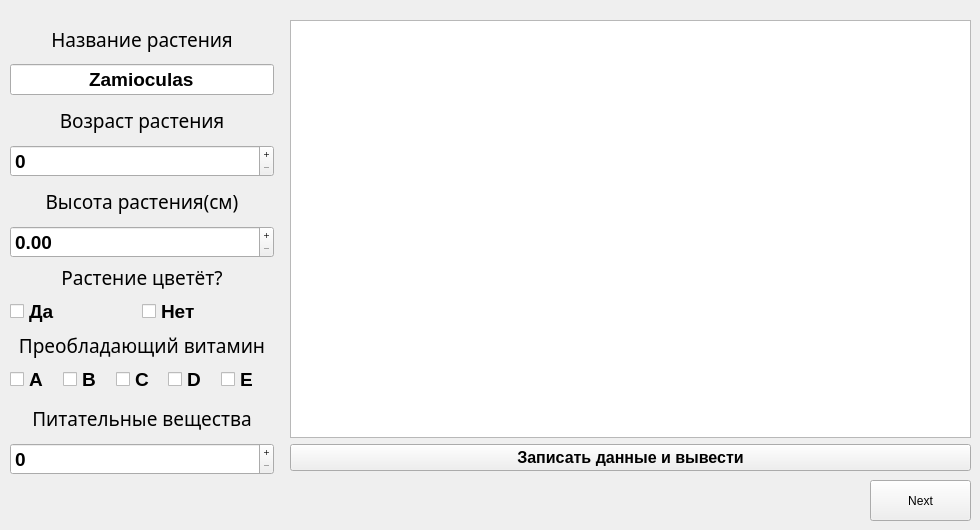
    <widget class="QWidget" name="page_4">
     <widget class="QWidget" name="verticalLayoutWidget_13">
      <property name="geometry">
       <rect>
        <x>10</x>
        <y>20</y>
        <width>264</width>
        <height>455</height>
       </rect>
      </property>
      <layout class="QGridLayout" name="gridLayout_2">
       <property name="leftMargin">
        <number>0</number>
       </property>
       <item row="0" column="0">
        <layout class="QVBoxLayout" name="verticalLayout_26">
         <item>
          <widget class="QLabel" name="label_22">
           <property name="font">
            <font>
             <family>Waree</family>
             <pointsize>14</pointsize>
             <bold>false</bold>
            </font>
           </property>
           <property name="text">
            <string>Название растения</string>
           </property>
           <property name="alignment">
            <set>Qt::AlignCenter</set>
           </property>
          </widget>
         </item>
         <item>
          <widget class="QLineEdit" name="nameEdit_4">
           <property name="font">
            <font>
             <pointsize>14</pointsize>
             <bold>true</bold>
            </font>
           </property>
           <property name="text">
            <string>Zamioculas</string>
           </property>
           <property name="alignment">
            <set>Qt::AlignCenter</set>
           </property>
           <property name="readOnly">
            <bool>true</bool>
           </property>
          </widget>
         </item>
        </layout>
       </item>
       <item row="1" column="0">
        <layout class="QVBoxLayout" name="verticalLayout_27">
         <item>
          <widget class="QLabel" name="label_23">
           <property name="font">
            <font>
             <family>Waree</family>
             <pointsize>14</pointsize>
             <bold>false</bold>
            </font>
           </property>
           <property name="text">
            <string>Возраст растения</string>
           </property>
           <property name="alignment">
            <set>Qt::AlignCenter</set>
           </property>
          </widget>
         </item>
         <item>
          <widget class="QSpinBox" name="ageBox_4">
           <property name="font">
            <font>
             <pointsize>14</pointsize>
             <bold>true</bold>
            </font>
           </property>
           <property name="buttonSymbols">
            <enum>QAbstractSpinBox::PlusMinus</enum>
           </property>
           <property name="maximum">
            <number>9999</number>
           </property>
          </widget>
         </item>
        </layout>
       </item>
       <item row="2" column="0">
        <layout class="QVBoxLayout" name="verticalLayout_28">
         <item>
          <widget class="QLabel" name="label_24">
           <property name="font">
            <font>
             <family>Waree</family>
             <pointsize>14</pointsize>
             <bold>false</bold>
            </font>
           </property>
           <property name="text">
            <string>Высота растения(см)</string>
           </property>
           <property name="alignment">
            <set>Qt::AlignCenter</set>
           </property>
          </widget>
         </item>
         <item>
          <widget class="QDoubleSpinBox" name="heightBox_4">
           <property name="font">
            <font>
             <pointsize>14</pointsize>
             <bold>true</bold>
            </font>
           </property>
           <property name="buttonSymbols">
            <enum>QAbstractSpinBox::PlusMinus</enum>
           </property>
           <property name="maximum">
            <double>99999.990000000005239</double>
           </property>
          </widget>
         </item>
        </layout>
       </item>
       <item row="3" column="0">
        <layout class="QVBoxLayout" name="verticalLayout_29">
         <item>
          <widget class="QLabel" name="label_25">
           <property name="sizePolicy">
            <sizepolicy hsizetype="Preferred" vsizetype="Fixed">
             <horstretch>0</horstretch>
             <verstretch>0</verstretch>
            </sizepolicy>
           </property>
           <property name="font">
            <font>
             <family>Waree</family>
             <pointsize>14</pointsize>
             <bold>false</bold>
            </font>
           </property>
           <property name="text">
            <string>Растение цветёт?</string>
           </property>
           <property name="alignment">
            <set>Qt::AlignCenter</set>
           </property>
          </widget>
         </item>
         <item>
          <layout class="QHBoxLayout" name="horizontalLayout_7">
           <property name="spacing">
            <number>0</number>
           </property>
           <property name="sizeConstraint">
            <enum>QLayout::SetDefaultConstraint</enum>
           </property>
           <item>
            <widget class="QCheckBox" name="yesBox_4">
             <property name="sizePolicy">
              <sizepolicy hsizetype="Minimum" vsizetype="Fixed">
               <horstretch>0</horstretch>
               <verstretch>0</verstretch>
              </sizepolicy>
             </property>
             <property name="font">
              <font>
               <pointsize>14</pointsize>
               <bold>true</bold>
              </font>
             </property>
             <property name="text">
              <string>Да</string>
             </property>
             <attribute name="buttonGroup">
              <string notr="true">buttonGroup_7</string>
             </attribute>
            </widget>
           </item>
           <item>
            <widget class="QCheckBox" name="noBox_4">
             <property name="sizePolicy">
              <sizepolicy hsizetype="Preferred" vsizetype="Fixed">
               <horstretch>0</horstretch>
               <verstretch>0</verstretch>
              </sizepolicy>
             </property>
             <property name="font">
              <font>
               <pointsize>14</pointsize>
               <bold>true</bold>
              </font>
             </property>
             <property name="text">
              <string>Нет</string>
             </property>
             <attribute name="buttonGroup">
              <string notr="true">buttonGroup_7</string>
             </attribute>
            </widget>
           </item>
          </layout>
         </item>
        </layout>
       </item>
       <item row="4" column="0">
        <layout class="QVBoxLayout" name="verticalLayout_30">
         <item>
          <widget class="QLabel" name="label_26">
           <property name="sizePolicy">
            <sizepolicy hsizetype="Preferred" vsizetype="Fixed">
             <horstretch>0</horstretch>
             <verstretch>0</verstretch>
            </sizepolicy>
           </property>
           <property name="font">
            <font>
             <family>Waree</family>
             <pointsize>14</pointsize>
             <bold>false</bold>
            </font>
           </property>
           <property name="text">
            <string>Преобладающий витамин</string>
           </property>
           <property name="alignment">
            <set>Qt::AlignCenter</set>
           </property>
          </widget>
         </item>
         <item>
          <layout class="QHBoxLayout" name="horizontalLayout_8">
           <property name="spacing">
            <number>0</number>
           </property>
           <property name="sizeConstraint">
            <enum>QLayout::SetDefaultConstraint</enum>
           </property>
           <item>
            <widget class="QCheckBox" name="aBox_4">
             <property name="sizePolicy">
              <sizepolicy hsizetype="Minimum" vsizetype="Fixed">
               <horstretch>0</horstretch>
               <verstretch>0</verstretch>
              </sizepolicy>
             </property>
             <property name="font">
              <font>
               <pointsize>14</pointsize>
               <bold>true</bold>
              </font>
             </property>
             <property name="text">
              <string>A</string>
             </property>
             <attribute name="buttonGroup">
              <string notr="true">buttonGroup_8</string>
             </attribute>
            </widget>
           </item>
           <item>
            <widget class="QCheckBox" name="bBox_4">
             <property name="sizePolicy">
              <sizepolicy hsizetype="Minimum" vsizetype="Fixed">
               <horstretch>0</horstretch>
               <verstretch>0</verstretch>
              </sizepolicy>
             </property>
             <property name="font">
              <font>
               <pointsize>14</pointsize>
               <bold>true</bold>
              </font>
             </property>
             <property name="text">
              <string>B</string>
             </property>
             <attribute name="buttonGroup">
              <string notr="true">buttonGroup_8</string>
             </attribute>
            </widget>
           </item>
           <item>
            <widget class="QCheckBox" name="cBox_4">
             <property name="sizePolicy">
              <sizepolicy hsizetype="Minimum" vsizetype="Fixed">
               <horstretch>0</horstretch>
               <verstretch>0</verstretch>
              </sizepolicy>
             </property>
             <property name="font">
              <font>
               <pointsize>14</pointsize>
               <bold>true</bold>
              </font>
             </property>
             <property name="text">
              <string>C</string>
             </property>
             <attribute name="buttonGroup">
              <string notr="true">buttonGroup_8</string>
             </attribute>
            </widget>
           </item>
           <item>
            <widget class="QCheckBox" name="dBox_4">
             <property name="sizePolicy">
              <sizepolicy hsizetype="Preferred" vsizetype="Fixed">
               <horstretch>0</horstretch>
               <verstretch>0</verstretch>
              </sizepolicy>
             </property>
             <property name="font">
              <font>
               <pointsize>14</pointsize>
               <bold>true</bold>
              </font>
             </property>
             <property name="text">
              <string>D</string>
             </property>
             <attribute name="buttonGroup">
              <string notr="true">buttonGroup_8</string>
             </attribute>
            </widget>
           </item>
           <item>
            <widget class="QCheckBox" name="eBox_4">
             <property name="sizePolicy">
              <sizepolicy hsizetype="Preferred" vsizetype="Fixed">
               <horstretch>0</horstretch>
               <verstretch>0</verstretch>
              </sizepolicy>
             </property>
             <property name="font">
              <font>
               <pointsize>14</pointsize>
               <bold>true</bold>
              </font>
             </property>
             <property name="text">
              <string>E</string>
             </property>
             <attribute name="buttonGroup">
              <string notr="true">buttonGroup_8</string>
             </attribute>
            </widget>
           </item>
          </layout>
         </item>
        </layout>
       </item>
       <item row="5" column="0">
        <layout class="QVBoxLayout" name="verticalLayout_31">
         <item>
          <widget class="QLabel" name="label_27">
           <property name="font">
            <font>
             <family>Waree</family>
             <pointsize>14</pointsize>
             <bold>false</bold>
            </font>
           </property>
           <property name="text">
            <string>Питательные вещества</string>
           </property>
           <property name="alignment">
            <set>Qt::AlignCenter</set>
           </property>
          </widget>
         </item>
         <item>
          <widget class="QSpinBox" name="nutrientsBox_4">
           <property name="font">
            <font>
             <pointsize>14</pointsize>
             <bold>true</bold>
            </font>
           </property>
           <property name="buttonSymbols">
            <enum>QAbstractSpinBox::PlusMinus</enum>
           </property>
           <property name="maximum">
            <number>9999</number>
           </property>
          </widget>
         </item>
        </layout>
       </item>
      </layout>
     </widget>
     <widget class="QPushButton" name="nextButton_4">
      <property name="geometry">
       <rect>
        <x>870</x>
        <y>480</y>
        <width>101</width>
        <height>41</height>
       </rect>
      </property>
      <property name="text">
       <string>Next</string>
      </property>
      <property name="iconSize">
       <size>
        <width>100</width>
        <height>80</height>
       </size>
      </property>
      <property name="flat">
       <bool>false</bool>
      </property>
     </widget>
     <widget class="QWidget" name="verticalLayoutWidget_14">
      <property name="geometry">
       <rect>
        <x>290</x>
        <y>20</y>
        <width>681</width>
        <height>451</height>
       </rect>
      </property>
      <layout class="QVBoxLayout" name="verticalLayout_32">
       <item>
        <widget class="QTextEdit" name="textEdit_4"/>
       </item>
       <item>
        <widget class="QPushButton" name="pushInputButton_4">
         <property name="font">
          <font>
           <pointsize>12</pointsize>
           <bold>true</bold>
          </font>
         </property>
         <property name="styleSheet">
          <string notr="true"/>
         </property>
         <property name="text">
          <string>Записать данные и вывести</string>
         </property>
        </widget>
       </item>
      </layout>
     </widget>
    </widget>
